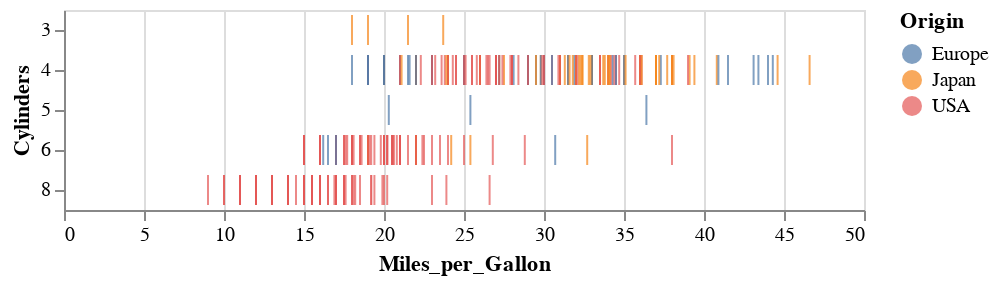

Write notebook code for a chart like this one.
### Markdown cell above
Let's add the shorthands for each of these data types to our specification, using the one-letter codes above
(for example, change ``"Miles_per_Gallon"`` to ``"Miles_per_Gallon:Q"`` to explicitly specify that it is a quantitative type):

### Code cell
alt.Chart(cars).mark_tick().encode(
    x="Miles_per_Gallon:Q",
    color="Origin:N",
    y="Cylinders:O",
)

### Figure 1 — Vega-Lite specification as saved in the notebook (floating-point values rounded to 4 significant figures; data arrays with more than 128 entries replaced by an {"elided": "..."} marker saying what was removed)
{"config": {"view": {"continuousWidth": 400, "continuousHeight": 300}}, "data": {"name": "data-f02450ab61490a1363517a0190416235"}, "mark": "tick", "encoding": {"color": {"field": "Origin", "type": "nominal"}, "x": {"field": "Miles_per_Gallon", "type": "quantitative"}, "y": {"field": "Cylinders", "type": "ordinal"}}, "$schema": "https://vega.github.io/schema/vega-lite/v4.17.0.json", "datasets": {"data-f02450ab61490a1363517a0190416235": {"elided": "406 records"}}}
